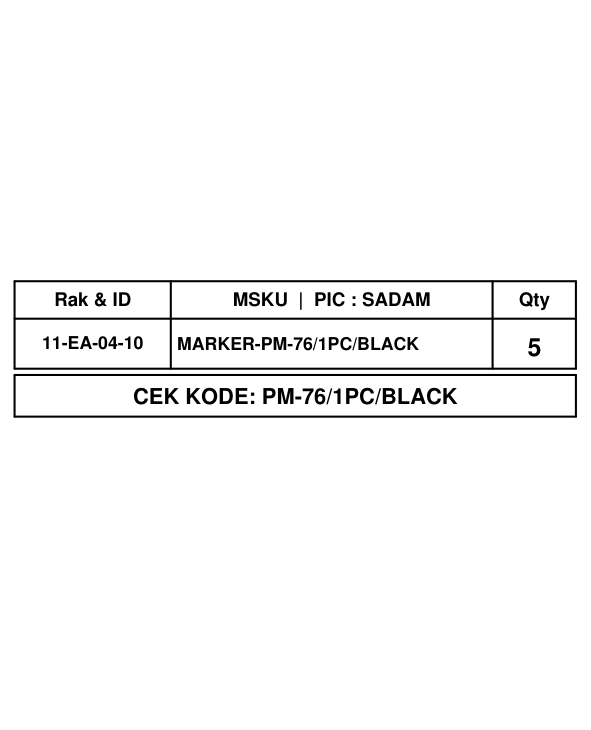

Source code (Python):
import fitz
from reportlab.platypus import Paragraph, Table, TableStyle
from reportlab.lib.styles import getSampleStyleSheet, ParagraphStyle
from reportlab.lib import colors
from reportlab.pdfgen import canvas
import html
import io

def generate_table_data_bundling_pro_new(chunk, rak_map, label_cfg=None, picker_name=None, bundling_map=None, bundling_2_cfg=None, W_pts=283.46):
    b_cfg = bundling_2_cfg or {}
    f_rak = float(b_cfg.get('font_rak', 8.5))
    f_sku = float(b_cfg.get('font_sku', 8.5))
    f_qty = float(b_cfg.get('font_qty', 12.0))
    f_hdr = float(b_cfg.get('font_header', 9.0))
    f_badge = float(b_cfg.get('font_badge', 10.5))
    enable_badge = bool(b_cfg.get('enable_badge', True))
    border = float(b_cfg.get('border_thickness', 1.0))

    usable_w = (W_pts - 14.0) if (W_pts and W_pts > 0) else 269.46
    col_rak_w = float(b_cfg.get('col_rak', 75.0))
    col_qty_w = float(b_cfg.get('col_qty', 40.0))
    col_msku_w = usable_w - col_rak_w - col_qty_w

    hdr_style = ParagraphStyle('Hdr', fontSize=f_hdr, fontName='Helvetica-Bold', textColor=colors.black, alignment=1)
    clean_pic = str(picker_name).strip().upper() if picker_name and str(picker_name).strip() else ""
    hdr_msku = Paragraph(f"<b>MSKU &nbsp;|&nbsp; PIC : {html.escape(clean_pic)}</b>" if clean_pic else "<b>MSKU</b>", hdr_style)
    hdr_rak = Paragraph('<b>Rak &amp; ID</b>', hdr_style)
    hdr_qty = Paragraph('<b>Qty</b>', hdr_style)

    table_data = [[hdr_rak, hdr_msku, hdr_qty]]
    row_heights = [18.0]
    span_cmds = []
    custom_styles = []

    b_map = bundling_map or {}
    badges_to_render = []

    for idx, item in enumerate(chunk, start=1):
        sku_raw = item['msku'].strip()
        sku_upper = sku_raw.upper()
        qty_num = int(item.get('jumlah', 1))

        # 1. Rak & ID
        r_info = rak_map.get(sku_upper, {"rak": "", "id": ""})
        loc_str = r_info.get('id', '') or r_info.get('rak', '') or "-"
        p_rak = Paragraph(f'<b><font size="{f_rak}">{html.escape(loc_str)}</font></b>', ParagraphStyle(f'Rak_{idx}', alignment=1))

        # 2. MSKU (Text only, no badge inside cell)
        p_sku = Paragraph(sku_raw, ParagraphStyle(f'Sku_{idx}', fontSize=f_sku, fontName='Helvetica-Bold', leading=max(11, round(f_sku * 1.3))))
        _, h_sku = p_sku.wrap(col_msku_w - 8, 9999)

        # 3. Qty (Clean bold text, NO border box even if qty > 1)
        p_qty = Paragraph(f'<b><font size="{f_qty}">{qty_num}</font></b>', ParagraphStyle(f'Qty_{idx}', alignment=1))

        table_data.append([p_rak, p_sku, p_qty])
        row_heights.append(max(24.0, h_sku + 8.0))

        # Check badge
        is_in_bundling_db = (sku_upper in b_map) if b_map else True # for test
        if enable_badge and is_in_bundling_db:
            if '-' in sku_raw:
                code_part = sku_raw.split('-', 1)[1].strip()
            else:
                code_part = sku_raw
            if code_part:
                badges_to_render.append(f"CEK KODE: {code_part}")

    items_end_row = len(table_data) - 1

    # Base grid on the items table
    custom_styles.append(('GRID', (0,0), (-1, items_end_row), border, colors.black))
    custom_styles.append(('VALIGN', (0,0), (-1, items_end_row), 'MIDDLE'))
    custom_styles.append(('ALIGN', (0,0), (0, items_end_row), 'CENTER'))
    custom_styles.append(('ALIGN', (1,1), (1, items_end_row), 'LEFT'))
    custom_styles.append(('ALIGN', (2,0), (2, items_end_row), 'CENTER'))

    # If badges exist, append them as separate boxed rows underneath
    badge_style = ParagraphStyle('BadgeP', fontSize=f_badge, fontName='Helvetica-Bold', alignment=1, leading=max(12, round(f_badge * 1.25)))
    for b_text in badges_to_render:
        # Spacer row
        spacer_idx = len(table_data)
        table_data.append(['', '', ''])
        row_heights.append(3.0)
        span_cmds.append(('SPAN', (0, spacer_idx), (2, spacer_idx)))

        # Badge row
        b_idx = len(table_data)
        p_b = Paragraph(f'<b>{html.escape(b_text)}</b>', badge_style)
        table_data.append([p_b, '', ''])
        row_heights.append(20.0)
        span_cmds.append(('SPAN', (0, b_idx), (2, b_idx)))
        custom_styles.extend([
            ('BOX', (0, b_idx), (2, b_idx), max(1.0, border), colors.black),
            ('VALIGN', (0, b_idx), (2, b_idx), 'MIDDLE'),
            ('ALIGN', (0, b_idx), (2, b_idx), 'CENTER'),
            ('TOPPADDING', (0, b_idx), (2, b_idx), 2),
            ('BOTTOMPADDING', (0, b_idx), (2, b_idx), 2),
        ])

    return {
        'table_data': table_data,
        'row_heights': row_heights,
        'span_cmds': span_cmds,
        'custom_styles': custom_styles,
        'col_widths': [col_rak_w, col_msku_w, col_qty_w]
    }

def test_render():
    res = generate_table_data_bundling_pro_new(
        chunk=[{'msku': 'MARKER-PM-76/1PC/BLACK', 'jumlah': 5}],
        rak_map={'MARKER-PM-76/1PC/BLACK': {'id': '11-EA-04-10'}},
        picker_name='SADAM',
        bundling_map={'MARKER-PM-76/1PC/BLACK': True}
    )
    packet = io.BytesIO()
    can = canvas.Canvas(packet, pagesize=(283.46, 350))
    t = Table(res['table_data'], colWidths=res['col_widths'], rowHeights=res['row_heights'])
    style = [
        ('LEFTPADDING', (0,0), (-1,-1), 3),
        ('RIGHTPADDING', (0,0), (-1,-1), 3),
        ('TOPPADDING', (0,0), (-1,-1), 4),
        ('BOTTOMPADDING', (0,0), (-1,-1), 4),
    ]
    style.extend(res['custom_styles'])
    style.extend(res['span_cmds'])
    t.setStyle(TableStyle(style))
    t.wrapOn(can, 283.46, 350)
    t.drawOn(can, 7.0, 150)
    can.save()
    packet.seek(0)
    doc = fitz.open("pdf", packet.read())
    doc[0].get_pixmap(dpi=150).save("scratch/test_final_preview.png")
    print("Saved scratch/test_final_preview.png")

if __name__ == '__main__':
    test_render()
